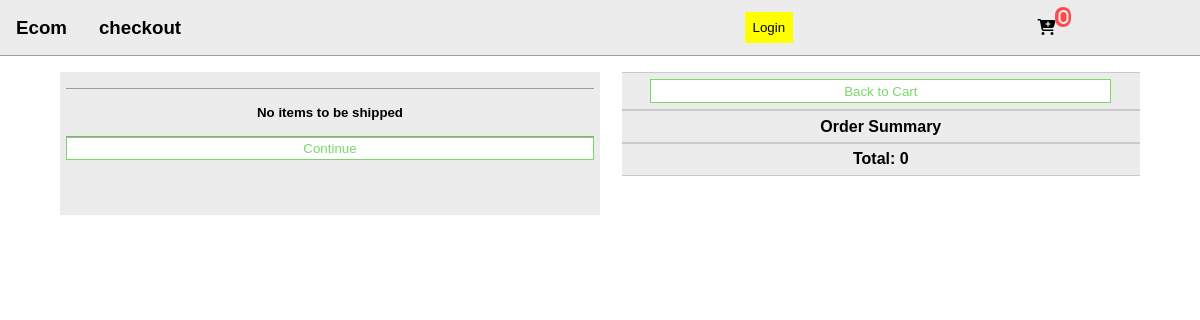
Before: /checkout/ (signed in) with the older database file.
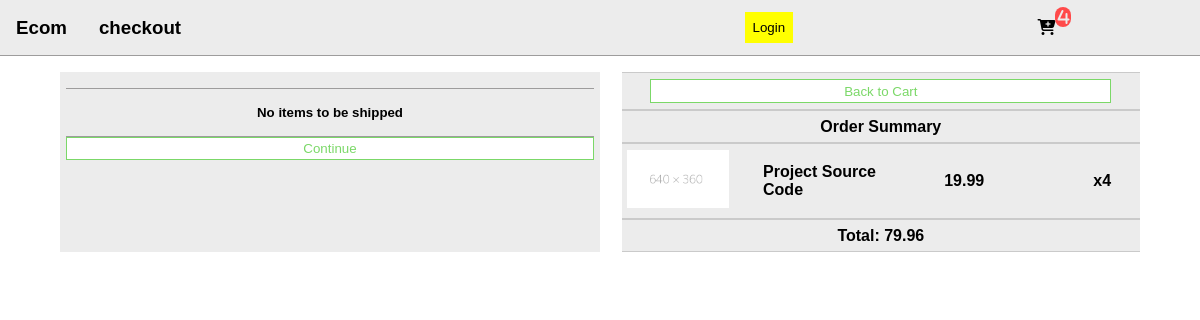
After: the same page with the newer database file.
### store/models.py (models this page shows, shortened)
class Order(models.Model):
    customer = models.ForeignKey(Customer, on_delete=SET_NULL, blank=True, null=True)
    date_orderd = models.DateTimeField(auto_now_add=True)
    complete = models.BooleanField(default=False, blank=False)
    transaction_id= models.CharField(max_length=200, null=True)
    @property
    def shipping(self):
        shipping = False
        orderitem = self.orderitem_set.all()
        for i in orderitem:
            if i.product.digital == False:
                shipping = True
        return shipping
    @property
    def get_cart_total(self):
        orderitem = self.orderitem_set.all()
        total = sum([item.get_total for item in orderitem])
        return total
    @property
    def get_cart_items(self):
        orderitem = self.orderitem_set.all()
        total = sum([item.quantity for item in orderitem])
        return total

class OrderItem(models.Model):
    product = models.ForeignKey(Product, on_delete=SET_NULL, blank=True, null=True)
    order = models.ForeignKey(Order, on_delete=SET_NULL, blank=True, null=True)
    quantity = models.IntegerField(default=0, null=True, blank=True)
    date_adedd = models.DateTimeField(auto_now_add=True)
    @property
    def get_total(self):
        total = self.product.price * self.quantity
        return total

class Product(models.Model):
    name = models.CharField(max_length=200, null=True)
    price = models.DecimalField(max_digits=7, decimal_places=2)
    digital = models.BooleanField(default=False, null=True, blank=False)
    image = models.ImageField(null=True,  blank=True)
    @property
    def imageUrl(self):
        try:
            url = self.image.url
        except:
            url = ''
        return url

### store/views.py (the view)
# urls.py: path('checkout/', views.checkOut, name='checkout'),
def checkOut(request):
    page = 'checkout'
    data = cartData(request)
    cartItems = data['cartItems']
    order = data['order']
    items = data['items']
    return render(request, 'store/checkout.html', {
        'page': page,
        'items':items,
        'order':order,
        'cartItems':cartItems,
    })

### store/utils.py (called while the page is built)
def cartData(request):
    if request.user.is_authenticated:
        customer = request.user.customer
        order, created = Order.objects.get_or_create(customer=customer, complete=False)
        items = order.orderitem_set.all()
        cartItems = order.get_cart_items
        return {'cartItems':cartItems, 'order':order, 'items':items }
    else:
        cookieData = cookieCart(request)
        cartItems = cookieData['cartItems']
        order = cookieData['order']
        items = cookieData['items']
        return {'cartItems':cartItems, 'order':order, 'items':items }

### store/templates/store/checkout.html (shortened to what this page needs)
{% extends 'store/main.html' %}
{% load static %}
{% block content %}
    <div class="checkout-container">
        <div class="form">
            <form id="form">
            <div class="shopping-info">
                <h5>
                </h5>
            </div>
            <button type="submit" id="formBtn"> Continue</button>
            </form>
            </div>
        </div>
        <div class="order-summary">
            <div class="row">
                <input type="button" value="Back to Cart">
            </div>
            <div class="row">
                <h4>
                    Order Summary
                </h4>
            </div>
            {% for item in items %}
            <div class="row">
                <div class="product-image">
                    {% if item.product.imageUrl == '' %}
                        <img src="{% static 'images/placeholder.png' %}">
                    {% else %}
                        <img src="{{ item.product.imageUrl }}">
                    {% endif %}
                </div>
                <div class="item-name">
                    <h4>{{ item.product.name }} </h4>
                </div>
                <div class="price">
                    <h4>{{item.product.price}}</h4>
                </div>
                <div class="quantity">
                    <div class="count">
                        <h4>x{{ item.quantity }}</h4>
                    </div>
                </div>
            </div>
            {% endfor %}
            <div class="row">
                 <div class="total">
                    <h4>Total: {{ order.get_cart_total }}</h4>
                </div>
            </div>
        </div>
    </div>
{% endblock content %}

Changed rows visible on the page:
added OrderItem: product.name "Project Source Code", product.price "19.99", quantity "4"
computed for Order: get_cart_total "0" → "79.96"
Other visible differences:
{{ cartItems }}: "0" → "4"
